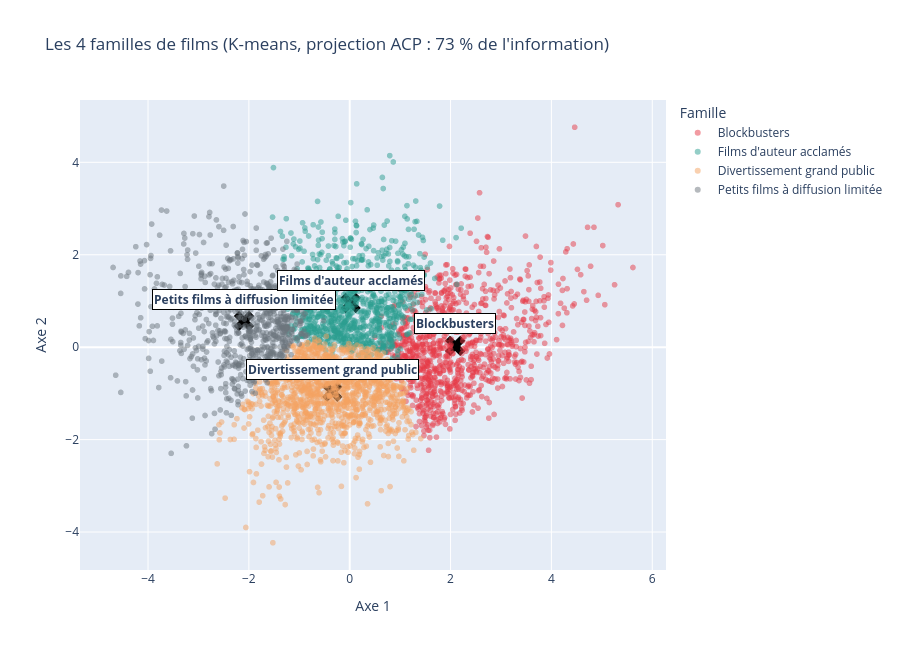

Source (notebook cell):
### Markdown cell above
### *ACP*

### Code cell
pca = PCA(n_components=2)
coords = pca.fit_transform(X)                       # chaque film devient un point en 2D
films["axe_1"] = coords[:, 0]
films["axe_2"] = coords[:, 1]

centres = pca.transform(kmeans.cluster_centers_)    # les centres des groupes, projetés en 2D
info = pca.explained_variance_ratio_.sum() * 100
print(f"Information conservée par les 2 axes : {info:.0f} %")

fig = px.scatter(
    films, x="axe_1", y="axe_2",
    color="famille", color_discrete_map=couleurs,
    hover_name="titre", opacity=0.5,
    title=f"Les 4 familles de films (K-means, projection ACP : {info:.0f} % de l'information)",
    labels={"axe_1": "Axe 1", "axe_2": "Axe 2", "famille": "Famille"},
)

# Ajout des centres de groupes (grosses croix noires avec leur nom)
for g, (x, y) in enumerate(centres):
    fig.add_scatter(x=[x], y=[y], mode="markers",
                    marker=dict(symbol="x", size=18, color="black"),
                    showlegend=False)
    fig.add_annotation(x=x, y=y, text=f"<b>{noms[g]}</b>", showarrow=False, yshift=22,
                       bgcolor="white", bordercolor="black", borderwidth=1)

fig.update_layout(height=650)
fig.show()

### Figure 1 — Plotly figure (JSON) as saved in the notebook; plotly's stock layout.template omitted (floating-point values rounded to 4 significant figures; data arrays with more than 128 entries replaced by an {"elided": "..."} marker saying what was removed)
{"data": [{"hovertemplate": "<b>%{hovertext}</b><br><br>Famille=Blockbusters<br>Axe 1=%{x}<br>Axe 2=%{y}<extra></extra>", "hovertext": {"elided": "979 str values"}, "legendgroup": "Blockbusters", "marker": {"color": "#e63946", "opacity": 0.5, "symbol": "circle"}, "mode": "markers", "name": "Blockbusters", "showlegend": true, "type": "scattergl", "x": {"elided": "979 float values"}, "xaxis": "x", "y": {"elided": "979 float values"}, "yaxis": "y"}, {"hovertemplate": "<b>%{hovertext}</b><br><br>Famille=Films d'auteur acclamés<br>Axe 1=%{x}<br>Axe 2=%{y}<extra></extra>", "hovertext": {"elided": "1000 str values"}, "legendgroup": "Films d'auteur acclamés", "marker": {"color": "#2a9d8f", "opacity": 0.5, "symbol": "circle"}, "mode": "markers", "name": "Films d'auteur acclamés", "showlegend": true, "type": "scattergl", "x": {"elided": "1000 float values"}, "xaxis": "x", "y": {"elided": "1000 float values"}, "yaxis": "y"}, {"hovertemplate": "<b>%{hovertext}</b><br><br>Famille=Divertissement grand public<br>Axe 1=%{x}<br>Axe 2=%{y}<extra></extra>", "hovertext": {"elided": "1458 str values"}, "legendgroup": "Divertissement grand public", "marker": {"color": "#f4a261", "opacity": 0.5, "symbol": "circle"}, "mode": "markers", "name": "Divertissement grand public", "showlegend": true, "type": "scattergl", "x": {"elided": "1458 float values"}, "xaxis": "x", "y": {"elided": "1458 float values"}, "yaxis": "y"}, {"hovertemplate": "<b>%{hovertext}</b><br><br>Famille=Petits films à diffusion limitée<br>Axe 1=%{x}<br>Axe 2=%{y}<extra></extra>", "hovertext": {"elided": "748 str values"}, "legendgroup": "Petits films à diffusion limitée", "marker": {"color": "#6c757d", "opacity": 0.5, "symbol": "circle"}, "mode": "markers", "name": "Petits films à diffusion limitée", "showlegend": true, "type": "scattergl", "x": {"elided": "748 float values"}, "xaxis": "x", "y": {"elided": "748 float values"}, "yaxis": "y"}, {"marker": {"color": "black", "size": 18, "symbol": "x"}, "mode": "markers", "showlegend": false, "type": "scatter", "x": [-0.3459], "y": [-0.9648]}, {"marker": {"color": "black", "size": 18, "symbol": "x"}, "mode": "markers", "showlegend": false, "type": "scatter", "x": [2.091], "y": [0.02676]}, {"marker": {"color": "black", "size": 18, "symbol": "x"}, "mode": "markers", "showlegend": false, "type": "scatter", "x": [-2.096], "y": [0.5665]}, {"marker": {"color": "black", "size": 18, "symbol": "x"}, "mode": "markers", "showlegend": false, "type": "scatter", "x": [0.01889], "y": [0.9569]}], "layout": {"annotations": [{"bgcolor": "white", "bordercolor": "black", "borderwidth": 1, "showarrow": false, "text": "<b>Divertissement grand public</b>", "x": -0.3459, "y": -0.9648, "yshift": 22}, {"bgcolor": "white", "bordercolor": "black", "borderwidth": 1, "showarrow": false, "text": "<b>Blockbusters</b>", "x": 2.091, "y": 0.02676, "yshift": 22}, {"bgcolor": "white", "bordercolor": "black", "borderwidth": 1, "showarrow": false, "text": "<b>Petits films à diffusion limitée</b>", "x": -2.096, "y": 0.5665, "yshift": 22}, {"bgcolor": "white", "bordercolor": "black", "borderwidth": 1, "showarrow": false, "text": "<b>Films d'auteur acclamés</b>", "x": 0.01889, "y": 0.9569, "yshift": 22}], "height": 650, "legend": {"title": {"text": "Famille"}, "tracegroupgap": 0}, "title": {"text": "Les 4 familles de films (K-means, projection ACP : 73 % de l'information)"}, "xaxis": {"anchor": "y", "domain": [0, 1], "title": {"text": "Axe 1"}}, "yaxis": {"anchor": "x", "domain": [0, 1], "title": {"text": "Axe 2"}}}}
